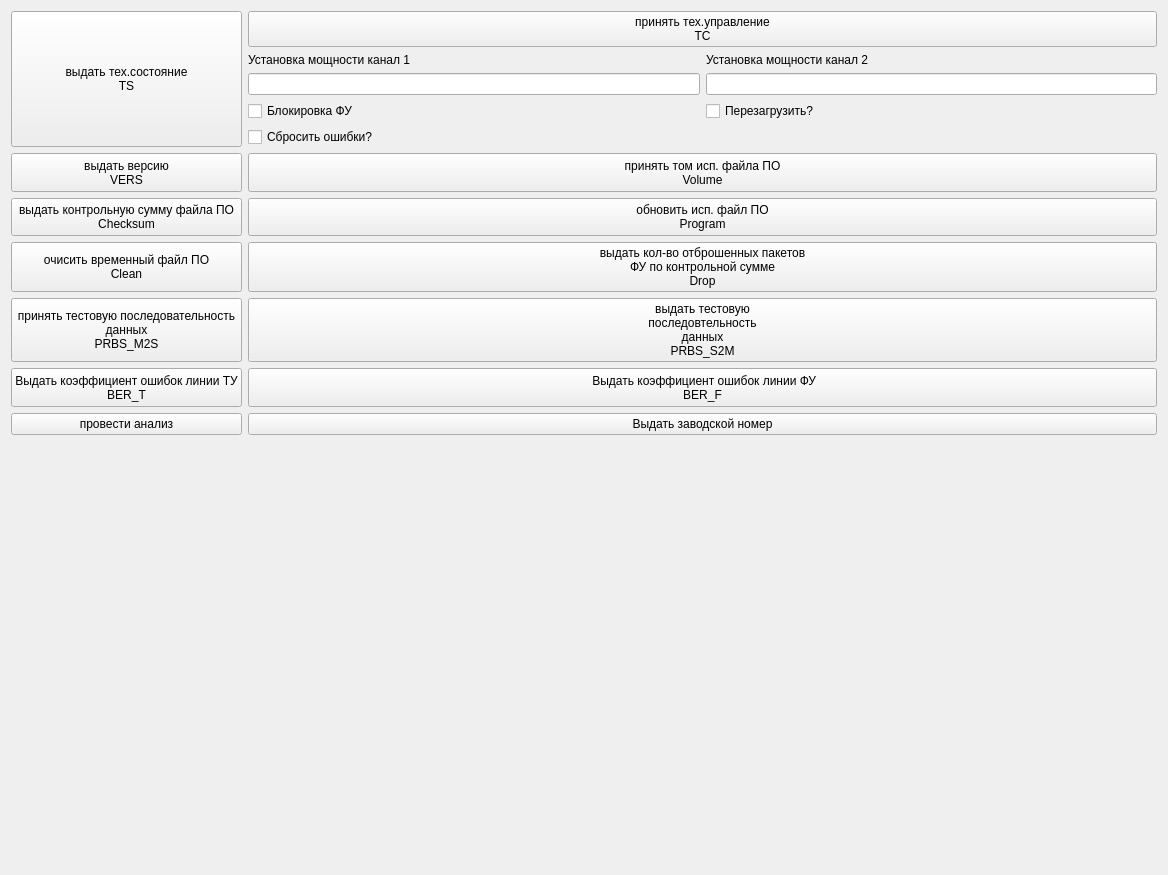
<?xml version="1.0" encoding="UTF-8"?>
<ui version="4.0">
 <class>pult</class>
 <widget class="QWidget" name="pult">
  <property name="geometry">
   <rect>
    <x>0</x>
    <y>0</y>
    <width>1168</width>
    <height>875</height>
   </rect>
  </property>
  <property name="windowTitle">
   <string>Form</string>
  </property>
  <layout class="QGridLayout" name="gridLayout_2">
   <item row="0" column="0">
    <layout class="QGridLayout" name="gridLayout">
     <item row="6" column="0">
      <widget class="QPushButton" name="AnalizeBttn">
       <property name="text">
        <string>провести анализ</string>
       </property>
      </widget>
     </item>
     <item row="0" column="0">
      <widget class="QPushButton" name="TSComand">
       <property name="sizePolicy">
        <sizepolicy hsizetype="Preferred" vsizetype="Preferred">
         <horstretch>0</horstretch>
         <verstretch>0</verstretch>
        </sizepolicy>
       </property>
       <property name="minimumSize">
        <size>
         <width>0</width>
         <height>0</height>
        </size>
       </property>
       <property name="text">
        <string>выдать тех.состояние
TS</string>
       </property>
      </widget>
     </item>
     <item row="3" column="1">
      <widget class="QPushButton" name="DropCommand">
       <property name="sizePolicy">
        <sizepolicy hsizetype="Preferred" vsizetype="Preferred">
         <horstretch>0</horstretch>
         <verstretch>0</verstretch>
        </sizepolicy>
       </property>
       <property name="text">
        <string>выдать кол-во отброшенных пакетов
ФУ по контрольной сумме
Drop</string>
       </property>
      </widget>
     </item>
     <item row="4" column="0">
      <widget class="QPushButton" name="PRBS_M2SCommand">
       <property name="sizePolicy">
        <sizepolicy hsizetype="Preferred" vsizetype="Preferred">
         <horstretch>0</horstretch>
         <verstretch>0</verstretch>
        </sizepolicy>
       </property>
       <property name="text">
        <string>принять тестовую последовательность 
данных
PRBS_M2S</string>
       </property>
      </widget>
     </item>
     <item row="2" column="0">
      <widget class="QPushButton" name="ChecksumCommand">
       <property name="sizePolicy">
        <sizepolicy hsizetype="Preferred" vsizetype="Preferred">
         <horstretch>0</horstretch>
         <verstretch>0</verstretch>
        </sizepolicy>
       </property>
       <property name="text">
        <string>выдать контрольную сумму файла ПО
Checksum</string>
       </property>
      </widget>
     </item>
     <item row="0" column="1">
      <layout class="QVBoxLayout" name="verticalLayout">
       <item>
        <widget class="QPushButton" name="TCCommand">
         <property name="sizePolicy">
          <sizepolicy hsizetype="Preferred" vsizetype="Preferred">
           <horstretch>0</horstretch>
           <verstretch>0</verstretch>
          </sizepolicy>
         </property>
         <property name="text">
          <string>принять тех.управление
TC</string>
         </property>
        </widget>
       </item>
       <item>
        <layout class="QGridLayout" name="gridLayout_3">
         <item row="2" column="0">
          <widget class="QCheckBox" name="disactiveFu">
           <property name="text">
            <string>Блокировка ФУ</string>
           </property>
          </widget>
         </item>
         <item row="2" column="2">
          <widget class="QCheckBox" name="isReboot">
           <property name="text">
            <string>Перезагрузить?</string>
           </property>
          </widget>
         </item>
         <item row="3" column="0">
          <widget class="QCheckBox" name="isreseterror">
           <property name="text">
            <string>Сбросить ошибки?</string>
           </property>
          </widget>
         </item>
         <item row="1" column="2">
          <widget class="QLineEdit" name="power_set_up_ch2"/>
         </item>
         <item row="1" column="0">
          <widget class="QLineEdit" name="power_set_up_ch1"/>
         </item>
         <item row="0" column="0">
          <widget class="QLabel" name="label_power_set_up_ch1">
           <property name="text">
            <string>Установка мощности канал 1</string>
           </property>
          </widget>
         </item>
         <item row="0" column="2">
          <widget class="QLabel" name="label_power_set_up_ch2">
           <property name="text">
            <string>Установка мощности канал 2</string>
           </property>
          </widget>
         </item>
        </layout>
       </item>
      </layout>
     </item>
     <item row="2" column="1">
      <widget class="QPushButton" name="ProgramCommand">
       <property name="sizePolicy">
        <sizepolicy hsizetype="Preferred" vsizetype="Preferred">
         <horstretch>0</horstretch>
         <verstretch>0</verstretch>
        </sizepolicy>
       </property>
       <property name="text">
        <string>обновить исп. файл ПО
Program</string>
       </property>
      </widget>
     </item>
     <item row="1" column="0">
      <widget class="QPushButton" name="VERSComand">
       <property name="sizePolicy">
        <sizepolicy hsizetype="Preferred" vsizetype="Preferred">
         <horstretch>0</horstretch>
         <verstretch>0</verstretch>
        </sizepolicy>
       </property>
       <property name="text">
        <string>выдать версию
VERS</string>
       </property>
      </widget>
     </item>
     <item row="4" column="1">
      <widget class="QPushButton" name="PRBS_S2MCommand">
       <property name="sizePolicy">
        <sizepolicy hsizetype="Preferred" vsizetype="Preferred">
         <horstretch>0</horstretch>
         <verstretch>0</verstretch>
        </sizepolicy>
       </property>
       <property name="text">
        <string>выдать тестовую 
последовтельность 
данных 
PRBS_S2M</string>
       </property>
      </widget>
     </item>
     <item row="5" column="1">
      <widget class="QPushButton" name="BER_FCommand">
       <property name="sizePolicy">
        <sizepolicy hsizetype="Preferred" vsizetype="Preferred">
         <horstretch>0</horstretch>
         <verstretch>0</verstretch>
        </sizepolicy>
       </property>
       <property name="text">
        <string> Выдать коэффициент ошибок линии ФУ 
BER_F</string>
       </property>
      </widget>
     </item>
     <item row="3" column="0">
      <widget class="QPushButton" name="CleanCommand">
       <property name="sizePolicy">
        <sizepolicy hsizetype="Preferred" vsizetype="Preferred">
         <horstretch>0</horstretch>
         <verstretch>0</verstretch>
        </sizepolicy>
       </property>
       <property name="text">
        <string>очисить временный файл ПО
Clean</string>
       </property>
      </widget>
     </item>
     <item row="1" column="1">
      <widget class="QPushButton" name="VolumeComand">
       <property name="sizePolicy">
        <sizepolicy hsizetype="Preferred" vsizetype="Preferred">
         <horstretch>0</horstretch>
         <verstretch>0</verstretch>
        </sizepolicy>
       </property>
       <property name="text">
        <string>принять том исп. файла ПО
Volume</string>
       </property>
      </widget>
     </item>
     <item row="6" column="1">
      <widget class="QPushButton" name="FabricNumber">
       <property name="text">
        <string>Выдать заводской номер</string>
       </property>
      </widget>
     </item>
     <item row="5" column="0">
      <widget class="QPushButton" name="BER_TCommand">
       <property name="sizePolicy">
        <sizepolicy hsizetype="Preferred" vsizetype="Preferred">
         <horstretch>0</horstretch>
         <verstretch>0</verstretch>
        </sizepolicy>
       </property>
       <property name="text">
        <string>Выдать коэффициент ошибок линии ТУ
BER_T</string>
       </property>
      </widget>
     </item>
    </layout>
   </item>
   <item row="2" column="0">
    <widget class="QLabel" name="statusbar">
     <property name="text">
      <string/>
     </property>
    </widget>
   </item>
  </layout>
 </widget>
 <resources/>
 <connections/>
</ui>
